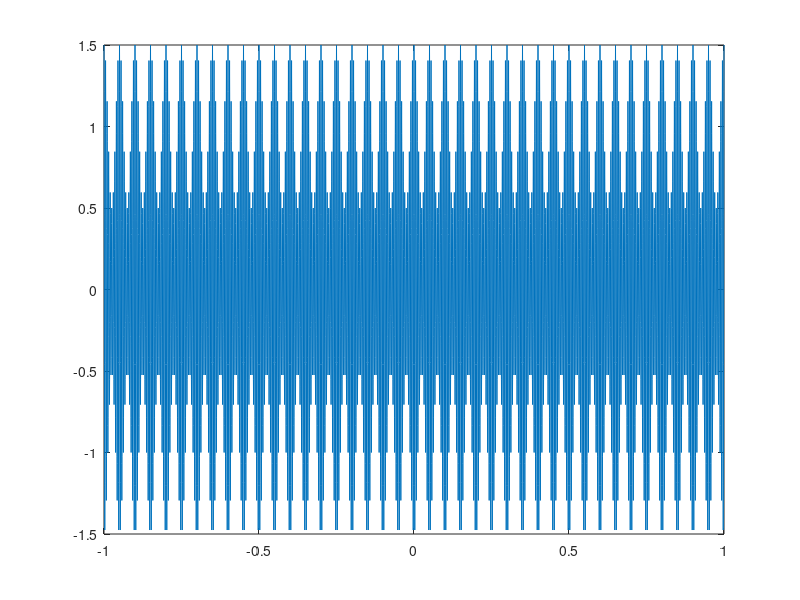
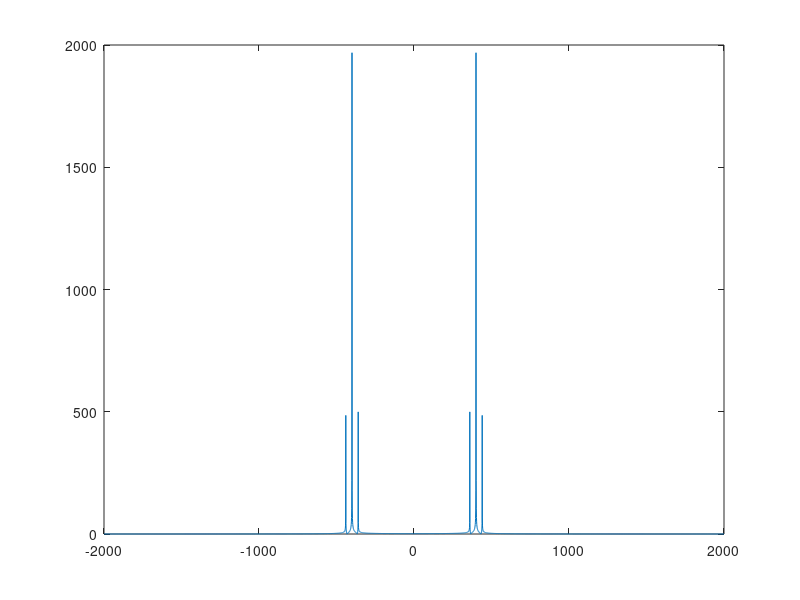

Write MATLAB code to recreate these figures, in order. (Note: this script raises an error after producing the figures.)
fs = 2000;
t = (-1:1/fs:1);
fc = 200;
wm = 40*pi;
yt = (1+0.5*cos(wm*t)).*cos(2*pi*fc*t);
figure(4)
plot(t,yt)
figure(5);
f = -(length(t)-1)/2:(length(t)-1)/2;
plot(f, fftshift(abs(fft(yt))));
z = sqrt(yt.*yt+myhilbert(t,yt).*myhilbert(t,yt));
figure(6)
plot(t,abs(z))